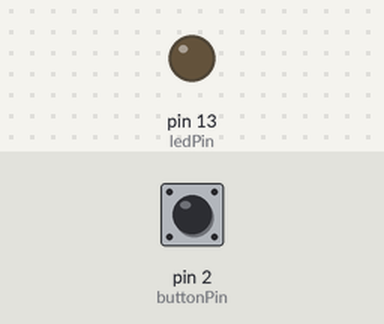
A sketch run on a simulated Arduino Uno, built with avr-gcc and run on an emulated ATmega328P. On the bench: output pins drawn as LEDs (lit = HIGH). Dashed ring = blinking. The inputs (shaded band) are chosen by the test bench; at power-on: pin 2 (buttonPin) HIGH.

Above: at 1.2 s.
1.3 s: pin 2 (buttonPin) pulled LOW for 1 s
At 2.6 s:
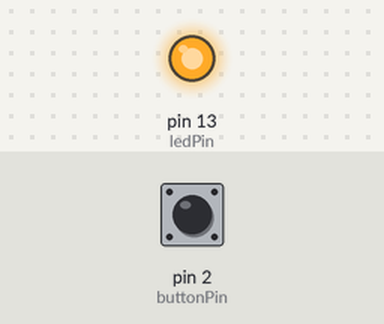
3.8 s: pin 2 (buttonPin) pulled LOW for 0.15 s
At 5.0 s:
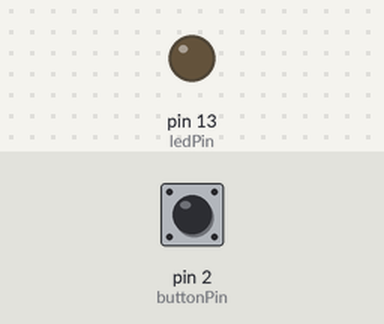
5.5 s: pin 2 (buttonPin) pulled LOW for 3.2 s
At 5.8 s:
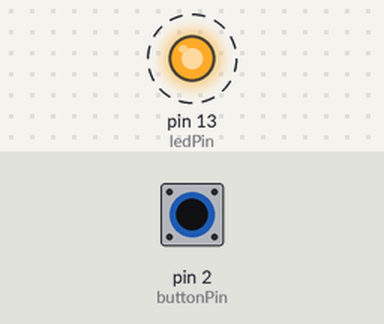
Timing chart, 0 to 10.2 s (numbered marks = the images above; inputs shaded):
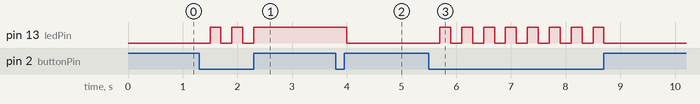

The sketch:

led-button.ino
```cpp
// Define LED and switch connections
const byte ledPin = 13;
const byte buttonPin = 2;

// Boolean to represent toggle state
volatile bool toggleState = false;

void setup() {
  // Set LED pin as output
  pinMode(ledPin, OUTPUT);
  // Set switch pin as INPUT with pullup
  pinMode(buttonPin, INPUT_PULLUP);
}

void loop() {
 if (digitalRead(buttonPin) == LOW) {
    // Switch was pressed
    // Slight delay to debounce
    delay(200);
    // Change state of toggle
    toggleState = !toggleState;
    // Indicate state on LED
    digitalWrite(ledPin,toggleState);
  }
}
```

Measured:
- after the input at 1.3 s, pin 13 (ledPin): alternates HIGH for 0.20 s and LOW for 0.20 s, 5 changes in all, then stays HIGH, starting after 0.20 s
- after the input at 3.8 s, pin 13 (ledPin): HIGH → LOW after 0.20 s
- after the input at 5.5 s, pin 13 (ledPin): alternates HIGH for 0.20 s and LOW for 0.20 s, 16 changes in all, then stays LOW, starting after 0.20 s
